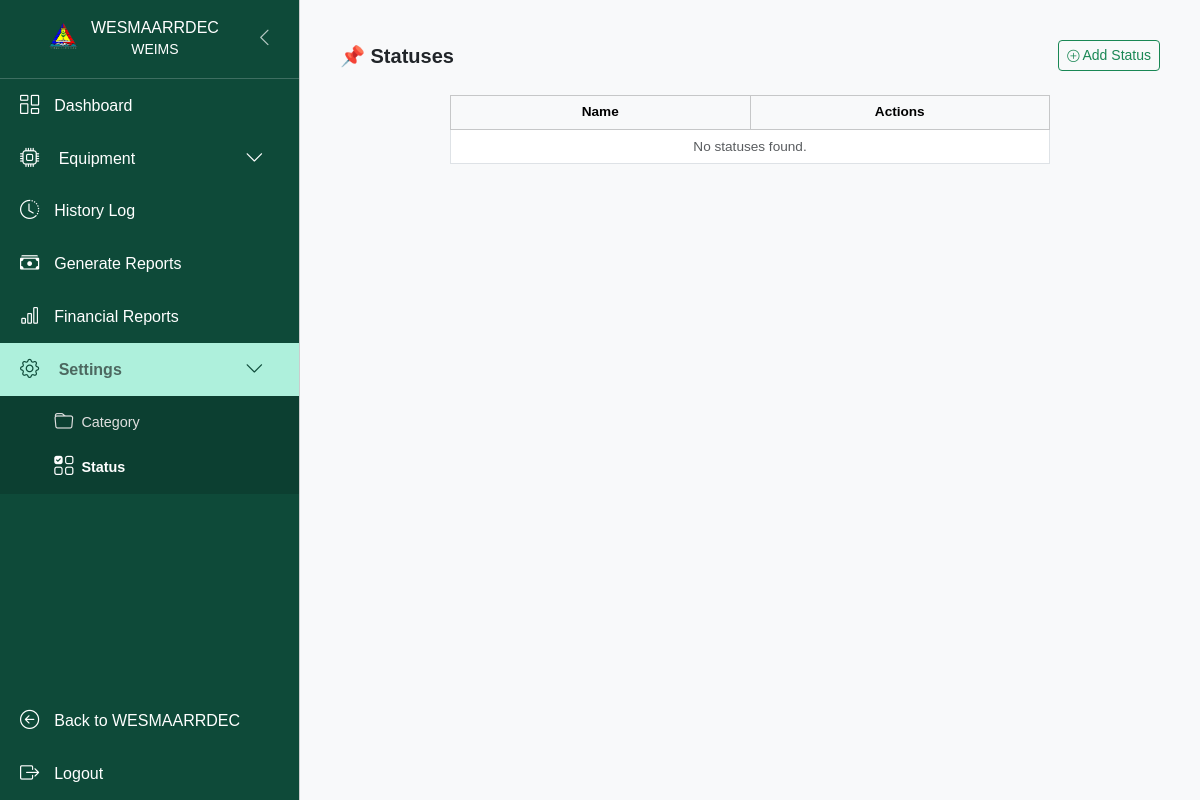
Before: /weims/statuses/ (signed in) with the older database file.
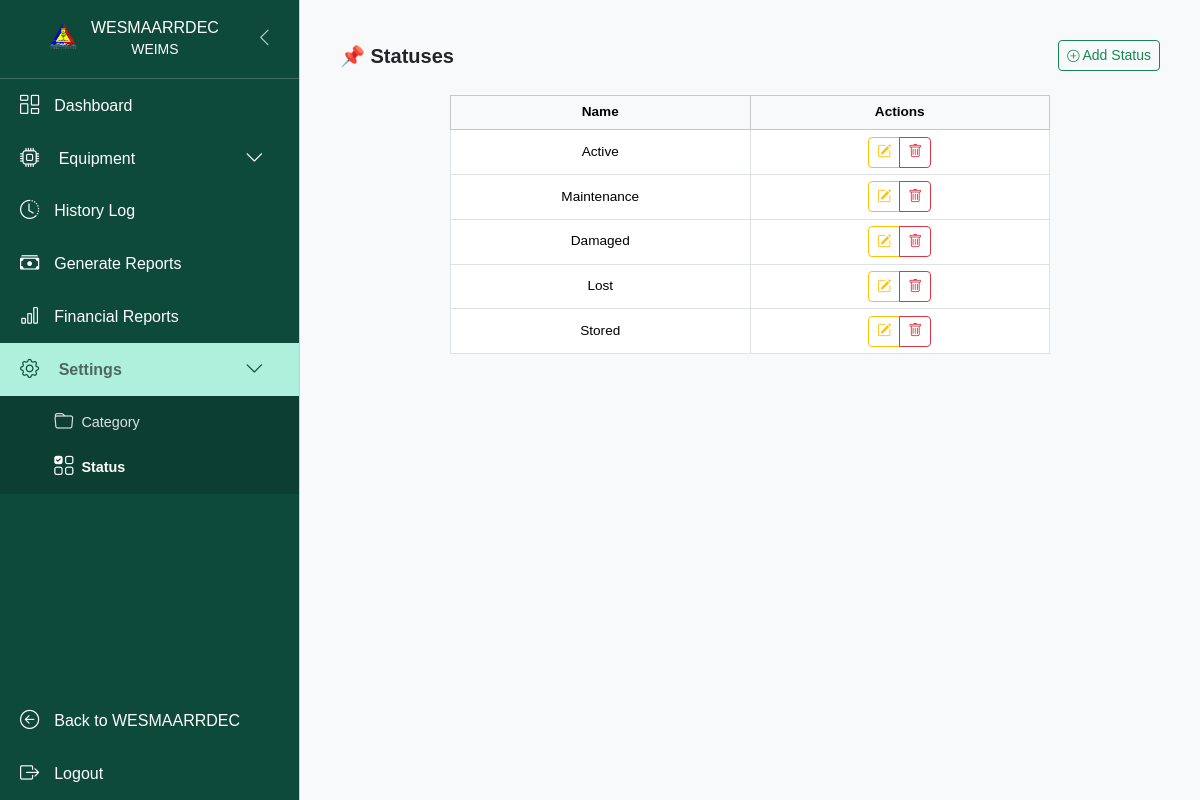
After: the same page with the newer database file.
### equipments/models.py (models this page shows, shortened)
class Status(models.Model):
    name = models.CharField(max_length=100, unique=True, verbose_name="Status Name")
    class Meta:
        verbose_name = "Status"
        verbose_name_plural = "Statuses"

### equipments/views.py (the view)
# urls.py: path('statuses/', views.status_list, name='status'),
@login_required
@user_passes_test(is_admin_superadmin_encoder)
def status_list(request):
    statuses = Status.objects.all()
    return render(request, 'equipments/status.html', {
        'statuses': statuses
        , 'is_admin': is_admin(request.user),})

### cmscore/context_processors.py (called while the page is built)
def search_form(request):
    return {'form': SearchForm()}

### equipments/helpers.py (called while the page is built)
def is_admin(user):
    return user.groups.filter(name='admin').exists() or getattr(user, 'secretariat', False)

def is_admin_superadmin_encoder(user):
    return user.is_superuser or user.groups.filter(name__in=['admin', 'encoder']).exists() or getattr(user, 'secretariat', False)

### equipments/templates/equipments/status.html (shortened to what this page needs)
{% extends 'equipments/base.html' %}
{% block content %}
<div class="container-fluid py-3 px-3">
  <div class="d-flex justify-content-between align-items-center mb-3">
    <h5 class="fw-semibold mb-0">📌 Statuses</h5>
    <button type="button" class="btn btn-outline-success btn-sm" data-bs-toggle="modal" data-bs-target="#addStatusModal">
      <i class="bi bi-plus-circle small"></i> Add Status
    </button>
  </div>
  <div class="border-0">
    <div class="card-body p-2">
      <div class="table-responsive">
        <table class="table table-sm table-hover table-bordered align-middle text-center compact-table equal-width-table">
          <thead class="table-light text-center">
            <tr>
              <th>Name</th>
              <th style="width: 120px;">Actions</th>
            </tr>
          </thead>
          <tbody>
            {% for status in statuses %}
            <tr>
              <td>{{ status.name }}</td>
              <td class="text-center">
                <div class="btn-group btn-group-sm">
                  <button type="button" class="btn btn-outline-warning" data-bs-toggle="modal" data-bs-target="#editStatusModal{{ status.id }}">
                    <i class="bi bi-pencil-square"></i>
                  </button>
                  {% if is_admin %}
                  <button type="button" class="btn btn-outline-danger" data-bs-toggle="modal" data-bs-target="#deleteStatusModal{{ status.id }}">
                    <i class="bi bi-trash"></i>
                  </button>
                  {% endif %}
                </div>
              </td>
            </tr>
            {% empty %}
            <tr>
              <td colspan="2" class="text-center text-muted">No statuses found.</td>
            </tr>
            {% endfor %}
          </tbody>
        </table>
      </div>
    </div>
  </div>
</div>
{% endblock %}

### equipments/templates/equipments/base.html (shortened to what this page needs)
{% load static %}
<!doctype html>
<html lang="en">
  <head>
    <link href="https://cdn.jsdelivr.net/npm/bootstrap@5.3.3/dist/css/bootstrap.min.css" rel="stylesheet">
    <link href="https://cdn.jsdelivr.net/npm/bootstrap-icons@1.11.3/font/bootstrap-icons.css" rel="stylesheet">
    <link rel="stylesheet" href="{% static 'css/styles.css' %}">
    <link rel="stylesheet" href="https://cdn.datatables.net/1.13.7/css/dataTables.bootstrap5.min.css">
    <link rel="stylesheet" href="https://cdn.datatables.net/responsive/2.5.0/css/responsive.bootstrap5.min.css">
  </head>
  <body>
  <div class="wrapper d-flex flex-column flex-lg-row min-vh-100" id="wrapper">
      <div class="offcanvas offcanvas-start sidebar-nav" tabindex="-1" id="mobileSidebar" aria-labelledby="mobileSidebarLabel">
        <div class="offcanvas-body d-flex flex-column p-0">
          <div class="logo">
            <div class="d-flex justify-content-between align-items-center logo-container">
              <div class="d-flex align-items-center justify-content-center logo-content w-100">
                  <img src="{% static 'image/wes_logo.png' %}" alt="Logo" style="width: 40px; height: auto;">
                  <div class="ms-2 text-center">
                    <a href="{% url 'equipments:dashboard' %}" class="text-decoration-none" style="color: white;">
                      <h6 class="mb-0 logo-text" style="color: white;">WESMAARRDEC</h6>
                      <small style="color: white;">WEIMS</small>
                    </a>
                  </div>
              </div>
              <button class="btn btn-link d-none d-lg-block" id="sidebar-toggle" type="button">
                  <i class="bi bi-chevron-left"></i>
              </button>
            </div>
          </div>
          <nav class="flex-grow-1">
              <a href="{% url 'equipments:dashboard' %}" class="nav-link {% if request.resolver_match.url_name == 'dashboard' %}active{% endif %}">
                  <i class="bi bi-columns-gap"></i> <span class="nav-text">Dashboard</span>
              </a>
              <a class="nav-link d-flex justify-content-between align-items-center
                 {% if request.resolver_match.url_name == 'index' or request.resolver_match.url_name == 'returned' or request.resolver_match.url_name == 'archived_equipments' %}active{% endif %}"
                 data-bs-toggle="collapse" href="#equipment-collapse" role="button">
                  <span><i class="bi bi-cpu"></i> <span class="nav-text">Equipment</span></span>
                  <i class="bi bi-chevron-down submenu-arrow"></i>
              </a>
              {% if request.user.is_staff or request.user.is_superuser or request.user.secretariat %}
                <a href="{% url 'equipments:history_logs' %}" class="nav-link {% if request.resolver_match.url_name == 'history_logs' %}active{% endif %}"><i class="bi bi-clock-history"></i> <span class="nav-text">History Log</span></a>
                <a href="{% url 'equipments:reports_page' %}" class="nav-link {% if request.resolver_match.url_name == 'reports_page' %}active{% endif %}"><i class="bi bi-cash-stack"></i> <span class="nav-text">Generate Reports</span></a>
                <a href="{% url 'equipments:financial_reports' %}" class="nav-link "><i class="bi bi-bar-chart"></i> <span class="nav-text">Financial Reports</span></a>
              {% endif %}
              {% if not is_client %}
                <a class="nav-link d-flex justify-content-between align-items-center
                   {% if request.resolver_match.url_name == 'category' or request.resolver_match.url_name == 'status' %}active{% endif %}"
                   data-bs-toggle="collapse" href="#settings-collapse" role="button">
                    <span><i class="bi bi-gear"></i> <span class="nav-text">Settings</span></span>
                    <i class="bi bi-chevron-down submenu-arrow"></i>
                </a>
                <div class="collapse submenu
                     {% if request.resolver_match.url_name == 'category' or request.resolver_match.url_name == 'status' %}show{% endif %}"
                     id="settings-collapse">
                  <a href="{% url 'equipments:category' %}" class="nav-link {% if request.resolver_match.url_name == 'category' %}active{% endif %}">
                    <i class="bi bi-folder me-2"></i> <span class="nav-text">Category</span>
                  </a>
                  <a href="{% url 'equipments:status' %}" class="nav-link {% if request.resolver_match.url_name == 'status' %}active{% endif %}">
                    <i class="bi bi-ui-checks-grid me-2"></i> <span class="nav-text">Status</span>
                  </a>
                </div>
              {% endif %}
          </nav>
          <div class="mt-auto">
            <a href="{% url 'index' %}" class="nav-link" title="Return to WESMAARRDEC Website">
              <i class="bi bi-arrow-left-circle"></i> <span class="nav-text">Back to WESMAARRDEC</span>
            </a>
            <button type="button" class="nav-link" data-bs-toggle="modal" data-bs-target="#logoutModal">
              <i class="bi bi-box-arrow-right"></i> <span class="nav-text">Logout</span>
            </button>
          </div>
        </div>
      </div>
      <div class="flex-grow-1">
        <main class="p-3 p-md-4">
          {% block content %}{% endblock %}
        </main>
      </div>
    </div>
  </body>
</html>

### equipments/static/css/styles.css (style rules this page uses)
html, body { height: 100%; margin: 0; padding: 0; font-family: Arial, sans-serif; background-color: #f8f9fa; width: 100%; max-width: 100%; overflow-x: hidden; }
.sidebar-nav { transition: width 0.3s ease-in-out; }
@media (min-width: 992px) { .sidebar-nav { transform: none !important; visibility: visible !important; position: sticky !important; top: 0; height: 100dvh; } }
@media (min-width: 992px) { .sidebar-nav, #main-content, .wrapper.sidebar-collapsed .nav-link, .wrapper.sidebar-collapsed .logo img, .wrapper.sidebar-collapsed .logo, .wrapper.sidebar-collapsed .nav-text, .wrapper.sidebar-collapsed .logo-text { transition: all 0.3s ease; } }
@media (min-width: 992px) { .sidebar-nav { width: 300px; min-width: 300px; max-width: 300px; } }
.sidebar-nav { background-color: #0e4a39; color: white; }
.sidebar-nav .logo { text-align: center; padding: 1.1rem 1rem; border-bottom: 1px solid rgba(255, 255, 255, 0.2); }
.sidebar-nav .logo-container { justify-content: center; }
.sidebar-nav .logo-content { justify-content: center; flex: 1; }
#sidebar-toggle { color: rgba(255, 255, 255, 0.7); font-size: 1.2rem; padding: 0 0.5rem; }
.sidebar-nav .nav-link { color: white; padding: 12px 20px; display: flex; align-items: center; transition: background-color 0.2s; border: none; width: 100%; text-align: left; background: transparent; white-space: nowrap; }
.sidebar-nav .nav-link i { font-size: 1.2rem; flex-shrink: 0; margin-right: 15px; }
.submenu-arrow { font-size: 0.8rem; transition: transform 0.3s ease-in-out; }
.submenu { background-color: rgba(0, 0, 0, 0.15); padding-top: 0.25rem; padding-bottom: 0.25rem; }
.submenu .nav-link { padding-left: calc(20px + 1.2rem + 15px); font-size: 0.9em; color: #e0e0e0; padding-top: 0.5rem; padding-bottom: 0.5rem; }
.sidebar-nav .nav-link.active { background-color: #aef0dc; color: #4c6860; font-weight: bold; }
.sidebar-nav > .offcanvas-body > nav > .nav-link.active i, .sidebar-nav > .offcanvas-body > nav > .nav-link.active .submenu-arrow { color: #0e4a39; }
.submenu .nav-link.active { background-color: transparent; color: #ffffff; font-weight: bold; }
.table { font-size: 0.85rem; table-layout: auto; }
.table td, .table th { padding: 0.5rem; vertical-align: middle; }
.table td:nth-child(2), .table td:nth-child(4), .table td:nth-child(7), .table td:nth-child(8) { white-space: normal; word-break: break-word; max-width: 160px; }

### equipments/templates/equipments/status.html (style rules this page uses)
.compact-table th, .compact-table td { padding: 0.4rem !important; font-size: 0.85rem; vertical-align: middle; }
.equal-width-table { table-layout: fixed; width: 100%; }
.equal-width-table th, .equal-width-table td { width: 50%; word-wrap: break-word; white-space: normal; }
.table-responsive { overflow: visible !important; }
@media (min-width: 768px) { .table-responsive { max-width: 600px; margin: 0 auto; } }

Changed rows visible on the page:
added Status: name "Active"
added Status: name "Maintenance"
added Status: name "Damaged"
added Status: name "Lost"
added Status: name "Stored"
Other visible differences:
text no longer shown: "No statuses found."
